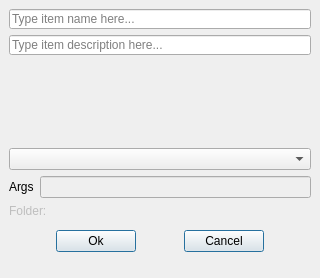
<?xml version="1.0" encoding="UTF-8"?>
<!--
######################################################################################################################
# Copyright (C) 2017-2021 Spine project consortium
# This file is part of Spine Items.
# Spine Items is free software: you can redistribute it and\/or modify it under the terms of the GNU Lesser General
# Public License as published by the Free Software Foundation, either version 3 of the License, or (at your option)
# any later version. This program is distributed in the hope that it will be useful, but WITHOUT ANY WARRANTY;
# without even the implied warranty of MERCHANTABILITY or FITNESS FOR A PARTICULAR PURPOSE. See the GNU Lesser General
# Public License for more details. You should have received a copy of the GNU Lesser General Public License along with
# this program. If not, see <http:\/\/www.gnu.org\/licenses\/>.
######################################################################################################################
-->
<ui version="4.0">
 <class>Form</class>
 <widget class="QWidget" name="Form">
  <property name="windowModality">
   <enum>Qt::ApplicationModal</enum>
  </property>
  <property name="geometry">
   <rect>
    <x>0</x>
    <y>0</y>
    <width>320</width>
    <height>278</height>
   </rect>
  </property>
  <property name="sizePolicy">
   <sizepolicy hsizetype="Fixed" vsizetype="Fixed">
    <horstretch>0</horstretch>
    <verstretch>0</verstretch>
   </sizepolicy>
  </property>
  <property name="windowTitle">
   <string>Add Notebook</string>
  </property>
  <layout class="QVBoxLayout" name="verticalLayout_2">
   <property name="spacing">
    <number>0</number>
   </property>
   <property name="leftMargin">
    <number>0</number>
   </property>
   <property name="topMargin">
    <number>0</number>
   </property>
   <property name="rightMargin">
    <number>0</number>
   </property>
   <property name="bottomMargin">
    <number>0</number>
   </property>
   <item>
    <layout class="QVBoxLayout" name="verticalLayout">
     <property name="spacing">
      <number>6</number>
     </property>
     <property name="leftMargin">
      <number>9</number>
     </property>
     <property name="topMargin">
      <number>9</number>
     </property>
     <property name="rightMargin">
      <number>9</number>
     </property>
     <property name="bottomMargin">
      <number>0</number>
     </property>
     <item>
      <widget class="QLineEdit" name="lineEdit_name">
       <property name="sizePolicy">
        <sizepolicy hsizetype="Expanding" vsizetype="Fixed">
         <horstretch>0</horstretch>
         <verstretch>0</verstretch>
        </sizepolicy>
       </property>
       <property name="minimumSize">
        <size>
         <width>220</width>
         <height>20</height>
        </size>
       </property>
       <property name="maximumSize">
        <size>
         <width>5000</width>
         <height>20</height>
        </size>
       </property>
       <property name="toolTip">
        <string>&lt;html&gt;&lt;head/&gt;&lt;body&gt;&lt;p&gt;Item name (required)&lt;/p&gt;&lt;/body&gt;&lt;/html&gt;</string>
       </property>
       <property name="placeholderText">
        <string>Type item name here...</string>
       </property>
       <property name="clearButtonEnabled">
        <bool>true</bool>
       </property>
      </widget>
     </item>
     <item>
      <widget class="QLineEdit" name="lineEdit_description">
       <property name="sizePolicy">
        <sizepolicy hsizetype="Expanding" vsizetype="Fixed">
         <horstretch>0</horstretch>
         <verstretch>0</verstretch>
        </sizepolicy>
       </property>
       <property name="minimumSize">
        <size>
         <width>220</width>
         <height>20</height>
        </size>
       </property>
       <property name="maximumSize">
        <size>
         <width>5000</width>
         <height>20</height>
        </size>
       </property>
       <property name="toolTip">
        <string>&lt;html&gt;&lt;head/&gt;&lt;body&gt;&lt;p&gt;Item description (optional)&lt;/p&gt;&lt;/body&gt;&lt;/html&gt;</string>
       </property>
       <property name="placeholderText">
        <string>Type item description here...</string>
       </property>
       <property name="clearButtonEnabled">
        <bool>true</bool>
       </property>
      </widget>
     </item>
     <item>
      <spacer name="verticalSpacer">
       <property name="orientation">
        <enum>Qt::Vertical</enum>
       </property>
       <property name="sizeHint" stdset="0">
        <size>
         <width>20</width>
         <height>72</height>
        </size>
       </property>
      </spacer>
     </item>
     <item>
      <widget class="QComboBox" name="comboBox_specification"/>
     </item>
     <item>
      <layout class="QHBoxLayout" name="horizontalLayout">
       <item>
        <widget class="QLabel" name="label">
         <property name="text">
          <string>Args</string>
         </property>
        </widget>
       </item>
       <item>
        <widget class="QLineEdit" name="lineEdit_notebook_specification_args">
         <property name="enabled">
          <bool>false</bool>
         </property>
         <property name="cursor">
          <cursorShape>ArrowCursor</cursorShape>
         </property>
         <property name="focusPolicy">
          <enum>Qt::NoFocus</enum>
         </property>
         <property name="toolTip">
          <string>&lt;html&gt;&lt;head/&gt;&lt;body&gt;&lt;p&gt;Command line arguments of the selected Notebook specification&lt;/p&gt;&lt;/body&gt;&lt;/html&gt;</string>
         </property>
         <property name="readOnly">
          <bool>true</bool>
         </property>
        </widget>
       </item>
      </layout>
     </item>
     <item>
      <widget class="QLabel" name="label_folder">
       <property name="enabled">
        <bool>false</bool>
       </property>
       <property name="toolTip">
        <string>&lt;html&gt;&lt;head/&gt;&lt;body&gt;&lt;p&gt;Folder name that is created to project folder&lt;/p&gt;&lt;/body&gt;&lt;/html&gt;</string>
       </property>
       <property name="text">
        <string>Folder:</string>
       </property>
       <property name="indent">
        <number>-1</number>
       </property>
      </widget>
     </item>
     <item>
      <layout class="QHBoxLayout" name="horizontalLayout_2">
       <property name="spacing">
        <number>0</number>
       </property>
       <property name="leftMargin">
        <number>0</number>
       </property>
       <property name="topMargin">
        <number>6</number>
       </property>
       <property name="rightMargin">
        <number>0</number>
       </property>
       <property name="bottomMargin">
        <number>6</number>
       </property>
       <item>
        <spacer name="horizontalSpacer">
         <property name="orientation">
          <enum>Qt::Horizontal</enum>
         </property>
         <property name="sizeHint" stdset="0">
          <size>
           <width>40</width>
           <height>20</height>
          </size>
         </property>
        </spacer>
       </item>
       <item>
        <widget class="QPushButton" name="pushButton_ok">
         <property name="text">
          <string>Ok</string>
         </property>
         <property name="default">
          <bool>true</bool>
         </property>
        </widget>
       </item>
       <item>
        <spacer name="horizontalSpacer_3">
         <property name="orientation">
          <enum>Qt::Horizontal</enum>
         </property>
         <property name="sizeHint" stdset="0">
          <size>
           <width>40</width>
           <height>20</height>
          </size>
         </property>
        </spacer>
       </item>
       <item>
        <widget class="QPushButton" name="pushButton_cancel">
         <property name="text">
          <string>Cancel</string>
         </property>
         <property name="default">
          <bool>true</bool>
         </property>
        </widget>
       </item>
       <item>
        <spacer name="horizontalSpacer_2">
         <property name="orientation">
          <enum>Qt::Horizontal</enum>
         </property>
         <property name="sizeHint" stdset="0">
          <size>
           <width>40</width>
           <height>20</height>
          </size>
         </property>
        </spacer>
       </item>
      </layout>
     </item>
    </layout>
   </item>
   <item>
    <layout class="QHBoxLayout" name="horizontalLayout_statusbar_placeholder">
     <property name="bottomMargin">
      <number>0</number>
     </property>
     <item>
      <widget class="QWidget" name="widget_invisible_dummy" native="true">
       <property name="sizePolicy">
        <sizepolicy hsizetype="Fixed" vsizetype="Fixed">
         <horstretch>0</horstretch>
         <verstretch>0</verstretch>
        </sizepolicy>
       </property>
       <property name="minimumSize">
        <size>
         <width>0</width>
         <height>20</height>
        </size>
       </property>
       <property name="maximumSize">
        <size>
         <width>0</width>
         <height>20</height>
        </size>
       </property>
      </widget>
     </item>
    </layout>
   </item>
  </layout>
 </widget>
 <tabstops>
  <tabstop>lineEdit_name</tabstop>
  <tabstop>lineEdit_description</tabstop>
  <tabstop>comboBox_specification</tabstop>
  <tabstop>lineEdit_notebook_specification_args</tabstop>
  <tabstop>pushButton_ok</tabstop>
  <tabstop>pushButton_cancel</tabstop>
 </tabstops>
 <resources/>
 <connections/>
</ui>
